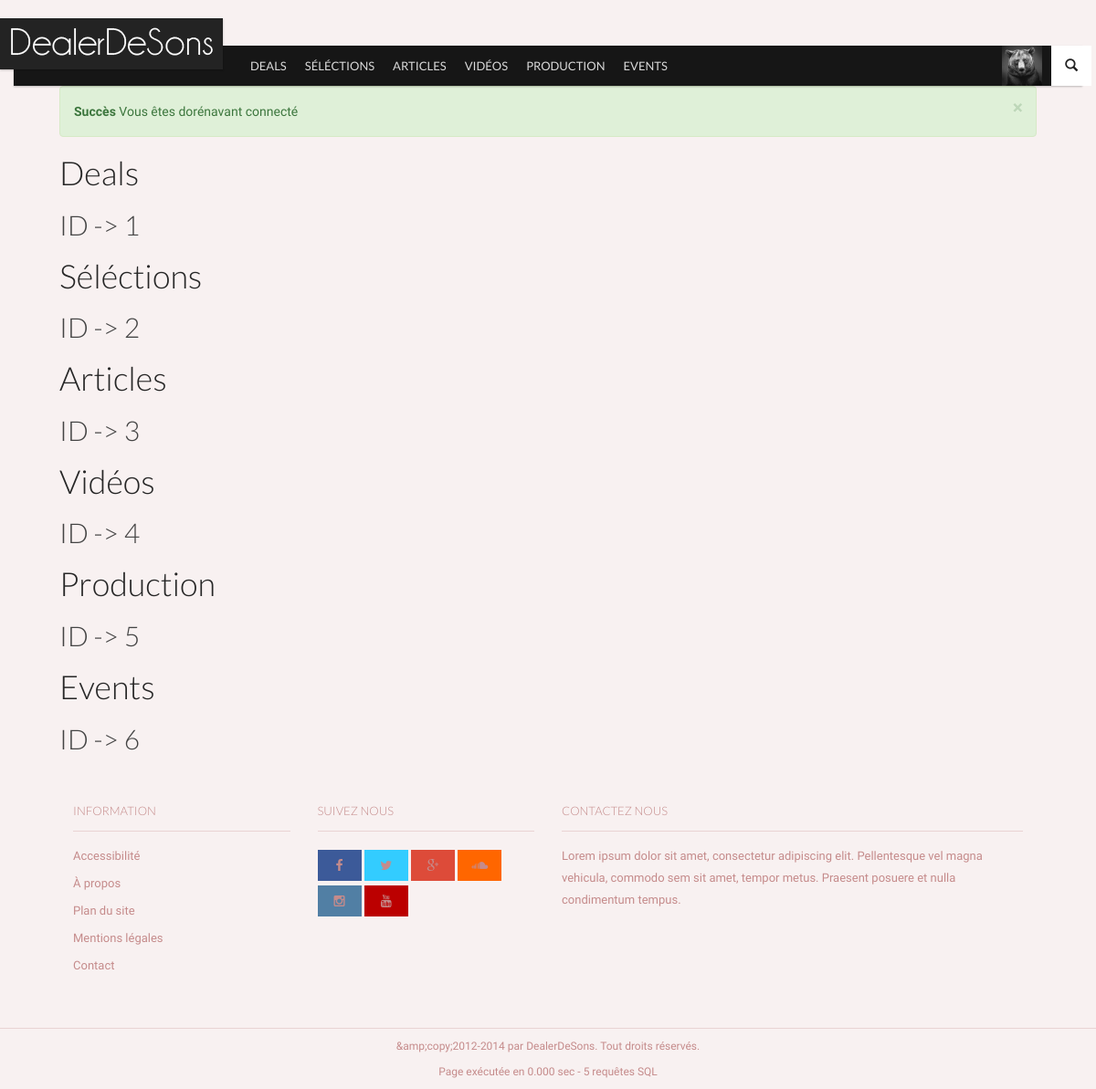
The page /index.php?page=categories (signed in) on the database its author committed.
### tables this page shows
CREATE TABLE `categories` (
`id_cat` int(11) NOT NULL,
  `nom_cat` text NOT NULL,
  `menu` bit(1) NOT NULL,
  `ordre` int(2) NOT NULL
);

### inc/init.php (called while the page is built, shortened)
<?php
	include(dirname(__FILE__).'/modeles/articles.php');
	$verif_connect = isset($_SESSION['id']) AND isset($_SESSION['pseudo']);
	$categories_menu = liste_categories('menu', 'croissant');
?>

### inc/modeles/articles.php (called while the page is built, shortened)
<?php
function liste_categories($menu='', $by=''){
	$categories = array();
	$req_menu = '';
	$order_by = '';
	$limit = '';
	switch ($menu)
	{
	case 'menu':
        $req_menu = 'WHERE menu = 1';
    break;
    default:
        $req_menu = '';
	}
	switch ($by)
	{
	case 'croissant':
        $order_by = 'ORDER BY ordre ASC';
    break;
    default:
        $order_by = '';
	}
	$ajoutRequete = $req_menu.' '.$order_by.' '.$limit.'';
	$myRequete = 'SELECT *
					FROM categories
					'.$ajoutRequete;
	$req = requete($myRequete);
        while ($data = mysqli_fetch_assoc($req))
        {
                $categories[] = $data;
        }
        return $categories;
}
?>

### inc/fonctions.php (called while the page is built, shortened)
<?php
function requete($myRequete) {
	global $query_count, $myConnexion;
	return mysqli_query($myConnexion,$myRequete);
}
?>

### pages/vues/categories.php (the view)
<?php
foreach($categories as $data)
{
	?>
	<h1><a href="index.php?page=categories&amp;id=<?php echo $data['id_cat']; ?>"><?php echo $data['nom_cat']; ?></a></h1>
						<h2>ID -> <?php echo $data['id_cat']; ?></h2>
<?php
}
?>

### pages/vues/header.php (shortened to what this page needs)
<!DOCTYPE html>
 <html class="no-js">
	<head>
		<link rel="stylesheet" href="vendor/bootstrap/css/bootstrap.min.css">
		<link rel="stylesheet" href="vendor/font-awesome/css/font-awesome.min.css">
		<link rel="stylesheet" href="vendor/prettyPhoto/css/prettyPhoto.css">
		<link rel="stylesheet" href="css/base.css">
		<link rel="stylesheet" href="css/components.css">
		<link rel="stylesheet" href="css/style.css">
		<link rel="stylesheet" href="css/modifs.css">
	</head>
	<body>
		<nav id="header" class="header-navbar" role="navigation">
			<div class="header-navbar-inner container">
				<div id="brand" class="navbar-brand">
					<a href="index.html" rel="bookmark">
						<img src="img/light-logo.png" data-src="img/light-logo.png" data-src-retina="img/logo-retina.png" width="244" height="56" alt="">
					</a>
				</div>
				<ul class="nav nav-icons">
					<li>
						<a href="#" class="btn-icon" data-toggle=".header-navbar-inner" data-toggle-class="search-toggled-in">
							<span class="search-toggled-out-icon glyphicon glyphicon-search"></span>
						</a>
					</li>
				</ul>
				<ul class="nav navbar-nav">
<?php if ($verif_connect){ ?>
					<li class="nav-all pull-right">
						<a href="#" data-toggle="li">
							<span class="img"><img src="img/Tests/avatar.jpg" alt="Avatar de <?php echo $user['id_user'];?>"></span>
						</a>
					</li>
<?php }else{?>
					<li class="pull-right"><a href="connexion.html" class="btn btn-danger">Connexion</a></li>
<?php } ?>
<?php
foreach($categories_menu as $data)
{
?>
					<li class="visible-md visible-lg"><a href="categories-<?php echo $data['id_cat']; ?>.html"><?php echo $data['nom_cat']; ?></a></li>
<?php
}
?>
				</ul>
			</div>
		</nav>
		<div id="main" class="container">
				<?php include 'includes/messages_erreurs.php'; ?>

### css/base.css (style rules this page uses)
html,body { height:100% }
body { font-family:'Droid Sans',sans-serif;font-size:14px;line-height:24px }
h1,h2,h3,h4,h5,h6 { font-family:'Lato',sans-serif;font-weight:300;margin-bottom:20px }
img { max-width:100% }
.header-navbar { position:absolute;z-index:1000;width:100%;margin-top:50px;height:44px;line-height:44px;-webkit-border-radius:0;-moz-border-radius:0;-o-border-radius:0;border-radius:0;-moz-background-clip:padding;-webkit-background-clip:padding-box;-o-background-clip:padding-box;background-clip:padding-box;border:0;min-height:inherit;-webkit-transition:all .2s linear;-moz-transition:all .2s linear;-ms-transition:all .2s linear;-o-transition:all .2s linear;font-family:'Lato',sans-serif }
.header-navbar .header-navbar-inner { position:relative;padding:0;height:44px }
.header-navbar .btn-icon { padding:0;margin:0;line-height:44px;height:44px;width:44px;border:0;background-color:transparent }
.header-navbar .navbar-brand { margin:0 5px 0 0;padding:0;width:244px;height:44px;-webkit-transition:all .2s linear;-moz-transition:all .2s linear;-ms-transition:all .2s linear;-o-transition:all .2s linear;border-right:1px solid transparent }
.header-navbar .navbar-brand a { position:relative;top:-30px;left:-15px;display:block;width:244px;height:56px;-webkit-transition:all .2s linear;-moz-transition:all .2s linear;-ms-transition:all .2s linear;-o-transition:all .2s linear }
.header-navbar .navbar-brand a img { vertical-align:top;position:relative;height:auto }
.header-navbar .nav-icons { position:relative;height:44px;width:44px;float:right;margin-right:-10px }
.header-navbar .nav-icons>li { width:44px;height:44px }
.header-navbar .nav-icons>li>a { padding:0;line-height:44px;width:44px;text-align:center }
.header-navbar .nav-icons .search-toggled-out-icon { display:inline-block;zoom:1;*display:inline }
.nav.navbar-nav { height:44px;line-height:44px;float:none;display:block;width:auto;font-size:13px }
.nav.navbar-nav>li { height:44px;line-height:44px }
.nav.navbar-nav>li.nav-all { border-left:transparent 1px solid }
.nav.navbar-nav>li.nav-all>a { line-height:44px;height:44px }
.nav.navbar-nav>li>a { padding:0 10px;line-height:44px;height:44px;text-transform:uppercase }
#main { padding-top:94px;position:relative }
@media (min-width: 769px) { .nav.navbar-nav>li { display:none } }
@media (min-width: 769px) { .nav.navbar-nav>li:nth-child(1),.nav.navbar-nav>li:nth-child(2),.nav.navbar-nav>li:nth-child(3) { display:block } }
@media (min-width: 899px) { .nav.navbar-nav>li:nth-child(4) { display:block } }
@media (min-width: 992px) { .nav.navbar-nav>li:nth-child(5) { display:block } }
@media (min-width: 1150px) { .nav.navbar-nav>li:nth-child(6) { display:block } }
@media (min-width: 1200px) { .container { max-width:1170px } }

### css/style.css (style rules this page uses)
body { background-color:#f8f1f1;color:#444 }
a { color:#262626 }
.header-navbar .header-navbar-inner { background-color:#161616;-webkit-box-shadow:0 1px 2px 0 rgba(0,0,0,.25);-moz-box-shadow:0 1px 2px 0 rgba(0,0,0,.25);box-shadow:0 1px 2px 0 rgba(0,0,0,.25) }
.header-navbar .header-navbar-inner:after { border-left-color:#111 }
.header-navbar .header-navbar-inner .btn-icon { color:#232323;background-color:#fff }
.header-navbar .navbar-brand a { background-color:#232323;-webkit-box-shadow:0 1px 2px 0 rgba(0,0,0,.25);-moz-box-shadow:0 1px 2px 0 rgba(0,0,0,.25);box-shadow:0 1px 2px 0 rgba(0,0,0,.25) }
.header-navbar .navbar-brand a:after { border-right-color:#1b1b1b }
.header-navbar { color:#d9d9d9 }
.header-navbar a { color:#d9d9d9 }

### css/modifs.css (style rules this page uses)
.nav.navbar-nav > li.nav-all .img img { margin: 0; width: 44px; height: 44px; border: #ffffff; vertical-align: initial; }
.container { padding-right: 50px; padding-left: 50px; }

### rows shown on the page
categories: nom_cat "DEALS", nom_cat "Deals", id_cat "1"
categories: nom_cat "SÉLÉCTIONS", nom_cat "Séléctions", id_cat "2"
categories: nom_cat "ARTICLES", nom_cat "Articles", id_cat "3"
categories: nom_cat "VIDÉOS", nom_cat "Vidéos", id_cat "4"
categories: nom_cat "PRODUCTION", nom_cat "Production", id_cat "5"
categories: nom_cat "EVENTS", nom_cat "Events", id_cat "6"

### other values the page prints
$data['TITRE'] "Succès"
$data['MESSAGE'] "Vous êtes dorénavant connecté"
$query_count "5"
